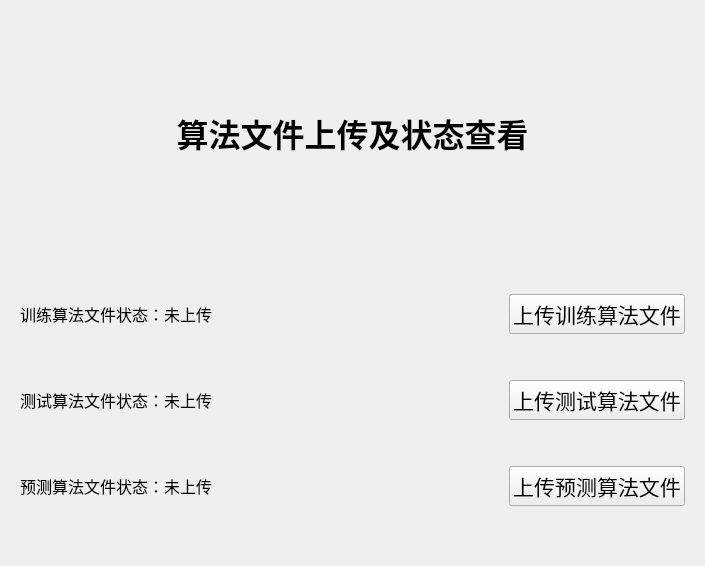
<?xml version="1.0" encoding="UTF-8"?>
<ui version="4.0">
 <class>Parameter</class>
 <widget class="QWidget" name="Parameter">
  <property name="geometry">
   <rect>
    <x>0</x>
    <y>0</y>
    <width>705</width>
    <height>566</height>
   </rect>
  </property>
  <property name="sizePolicy">
   <sizepolicy hsizetype="Fixed" vsizetype="Fixed">
    <horstretch>0</horstretch>
    <verstretch>0</verstretch>
   </sizepolicy>
  </property>
  <property name="windowTitle">
   <string>算法文件添加</string>
  </property>
  <layout class="QVBoxLayout" name="verticalLayout">
   <item>
    <widget class="QWidget" name="widget" native="true">
     <property name="font">
      <font>
       <pointsize>16</pointsize>
      </font>
     </property>
     <layout class="QVBoxLayout" name="verticalLayout_2">
      <item>
       <widget class="QLabel" name="label_Parameter_setting_title">
        <property name="font">
         <font>
          <pointsize>24</pointsize>
         </font>
        </property>
        <property name="layoutDirection">
         <enum>Qt::LeftToRight</enum>
        </property>
        <property name="text">
         <string>&lt;html&gt;&lt;head/&gt;&lt;body&gt;&lt;p align=&quot;center&quot;&gt;&lt;span style=&quot; font-weight:600;&quot;&gt;算法文件上传及状态查看&lt;/span&gt;&lt;/p&gt;&lt;/body&gt;&lt;/html&gt;</string>
        </property>
       </widget>
      </item>
      <item>
       <spacer name="verticalSpacer_4">
        <property name="orientation">
         <enum>Qt::Vertical</enum>
        </property>
        <property name="sizeType">
         <enum>QSizePolicy::Preferred</enum>
        </property>
        <property name="sizeHint" stdset="0">
         <size>
          <width>20</width>
          <height>40</height>
         </size>
        </property>
       </spacer>
      </item>
      <item>
       <layout class="QHBoxLayout" name="horizontalLayout_3" stretch="0,1,0">
        <item>
         <widget class="QLabel" name="label_trainalg_file_path">
          <property name="font">
           <font>
            <pointsize>9</pointsize>
           </font>
          </property>
          <property name="text">
           <string>&lt;html&gt;&lt;head/&gt;&lt;body&gt;&lt;p&gt;&lt;span style=&quot; font-size:12pt;&quot;&gt;训练算法文件状态：未上传&lt;/span&gt;&lt;/p&gt;&lt;/body&gt;&lt;/html&gt;</string>
          </property>
         </widget>
        </item>
        <item>
         <spacer name="horizontalSpacer">
          <property name="orientation">
           <enum>Qt::Horizontal</enum>
          </property>
          <property name="sizeHint" stdset="0">
           <size>
            <width>40</width>
            <height>20</height>
           </size>
          </property>
         </spacer>
        </item>
        <item>
         <widget class="QPushButton" name="pushButton_3">
          <property name="text">
           <string>上传训练算法文件</string>
          </property>
         </widget>
        </item>
       </layout>
      </item>
      <item>
       <spacer name="verticalSpacer">
        <property name="orientation">
         <enum>Qt::Vertical</enum>
        </property>
        <property name="sizeType">
         <enum>QSizePolicy::Preferred</enum>
        </property>
        <property name="sizeHint" stdset="0">
         <size>
          <width>20</width>
          <height>40</height>
         </size>
        </property>
       </spacer>
      </item>
      <item>
       <layout class="QHBoxLayout" name="horizontalLayout_5" stretch="0,0,0">
        <item>
         <widget class="QLabel" name="label_testalg_file_path">
          <property name="font">
           <font>
            <pointsize>9</pointsize>
           </font>
          </property>
          <property name="text">
           <string>&lt;html&gt;&lt;head/&gt;&lt;body&gt;&lt;p&gt;&lt;span style=&quot; font-size:12pt;&quot;&gt;测试算法文件状态：未上传&lt;/span&gt;&lt;/p&gt;&lt;/body&gt;&lt;/html&gt;</string>
          </property>
         </widget>
        </item>
        <item>
         <spacer name="horizontalSpacer_6">
          <property name="orientation">
           <enum>Qt::Horizontal</enum>
          </property>
          <property name="sizeHint" stdset="0">
           <size>
            <width>40</width>
            <height>20</height>
           </size>
          </property>
         </spacer>
        </item>
        <item>
         <widget class="QPushButton" name="pushButton_2">
          <property name="text">
           <string>上传测试算法文件</string>
          </property>
         </widget>
        </item>
       </layout>
      </item>
      <item>
       <spacer name="verticalSpacer_2">
        <property name="orientation">
         <enum>Qt::Vertical</enum>
        </property>
        <property name="sizeType">
         <enum>QSizePolicy::Preferred</enum>
        </property>
        <property name="sizeHint" stdset="0">
         <size>
          <width>20</width>
          <height>40</height>
         </size>
        </property>
       </spacer>
      </item>
      <item>
       <layout class="QHBoxLayout" name="horizontalLayout_7">
        <item>
         <widget class="QLabel" name="label_predict_alg_file_path">
          <property name="font">
           <font>
            <pointsize>9</pointsize>
           </font>
          </property>
          <property name="text">
           <string>&lt;html&gt;&lt;head/&gt;&lt;body&gt;&lt;p&gt;&lt;span style=&quot; font-size:12pt;&quot;&gt;预测算法文件状态：未上传&lt;/span&gt;&lt;/p&gt;&lt;/body&gt;&lt;/html&gt;</string>
          </property>
         </widget>
        </item>
        <item>
         <spacer name="horizontalSpacer_3">
          <property name="orientation">
           <enum>Qt::Horizontal</enum>
          </property>
          <property name="sizeHint" stdset="0">
           <size>
            <width>40</width>
            <height>20</height>
           </size>
          </property>
         </spacer>
        </item>
        <item>
         <widget class="QPushButton" name="pushButton">
          <property name="text">
           <string>上传预测算法文件</string>
          </property>
         </widget>
        </item>
       </layout>
      </item>
      <item>
       <spacer name="verticalSpacer_3">
        <property name="orientation">
         <enum>Qt::Vertical</enum>
        </property>
        <property name="sizeType">
         <enum>QSizePolicy::Preferred</enum>
        </property>
        <property name="sizeHint" stdset="0">
         <size>
          <width>20</width>
          <height>40</height>
         </size>
        </property>
       </spacer>
      </item>
     </layout>
    </widget>
   </item>
  </layout>
 </widget>
 <resources/>
 <connections/>
</ui>
